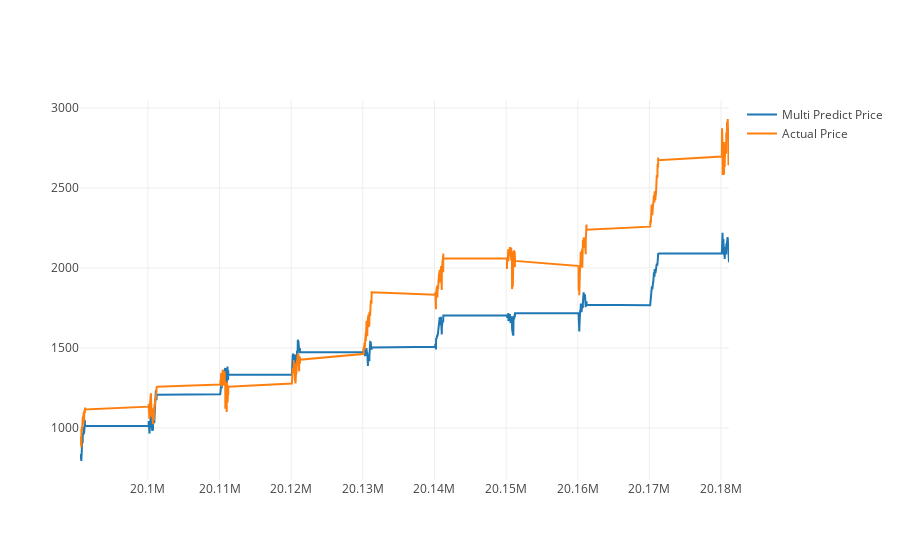

Notebook cell for this chart:
### Code cell
predictDates = data.tail(len(inv_y)).index
actual_chart = go.Scatter(x=predictDates, y=inv_y, name= 'Actual Price')
multi_predict_chart = go.Scatter(x=predictDates, y=inv_yhat, name= 'Multi Predict Price')
#predict_chart = go.Scatter(x=predictDates, y=yhat_reshape, name= 'Predict Price')
#py.iplot([predict_chart, multi_predict_chart, actual_chart])
py.iplot([multi_predict_chart, actual_chart])

### Figure 1 — Plotly figure (JSON) as saved in the notebook; plotly's stock layout.template omitted (floating-point values rounded to 4 significant figures; data arrays with more than 128 entries replaced by an {"elided": "..."} marker saying what was removed)
{"data": [{"name": "Multi Predict Price", "type": "scatter", "uid": "ba378855-2ada-42e9-84d7-d308c04251ed", "x": {"elided": "2378 int values"}, "y": {"elided": "2378 float values"}}, {"name": "Actual Price", "type": "scatter", "uid": "56e4faf5-a086-4007-8389-4516b68b27b5", "x": {"elided": "2378 int values"}, "y": {"elided": "2378 float values"}}], "layout": {}}
